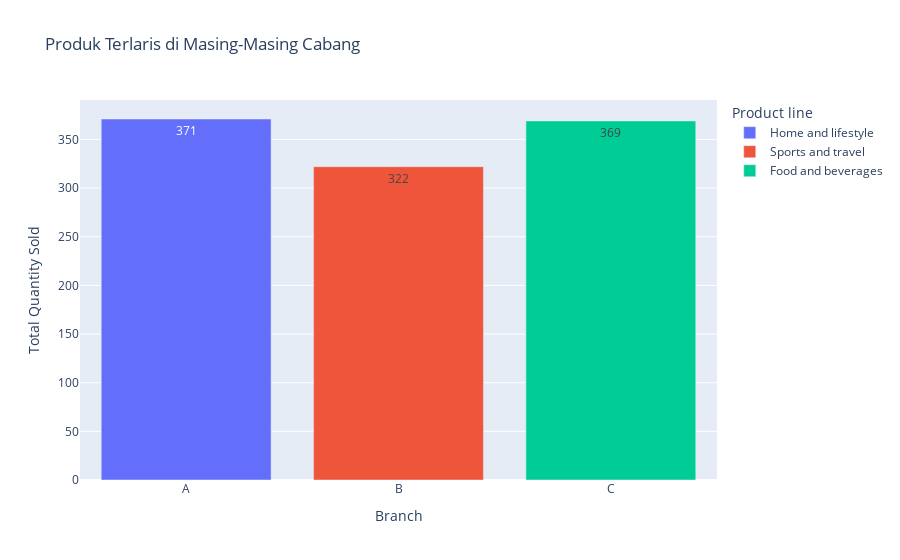

Notebook source saved alongside this figure:
### Markdown cell above
## 5.2 Kategori produk apakah yang paling laris di masing-masing cabang?

### Code cell
# Kelompokkan berdasarkan cabang dan produknya, lalu hitung total quantity
product_sales_per_branch = data.groupby(['Branch', 'Product line'])['Quantity'].sum().reset_index()

# Untuk setiap cabang, ambil produk dengan penjualan tertinggi (Quantity terbesar)
most_sold_product_per_branch = product_sales_per_branch.loc[product_sales_per_branch.groupby('Branch')['Quantity'].idxmax()]

# Tampilkan produk yang paling laris di masing-masing cabang
print(most_sold_product_per_branch)

# Membuat bar chart untuk menampilkan produk yang paling laris di masing-masing cabang
fig = px.bar(most_sold_product_per_branch, 
             x='Branch', 
             y='Quantity', 
             color='Product line', 
             title='Produk Terlaris di Masing-Masing Cabang',
             labels={'Quantity': 'Total Quantity Sold', 'Branch': 'Branch'},
             text='Quantity')

# Menampilkan bar chart
fig.show()

### Figure 1 — Plotly figure (JSON) as saved in the notebook; plotly's stock layout.template omitted (floating-point values rounded to 4 significant figures)
{"data": [{"alignmentgroup": "True", "hovertemplate": "Product line=Home and lifestyle<br>Branch=%{x}<br>Total Quantity Sold=%{text}<extra></extra>", "legendgroup": "Home and lifestyle", "marker": {"color": "#636efa", "pattern": {"shape": ""}}, "name": "Home and lifestyle", "offsetgroup": "Home and lifestyle", "orientation": "v", "showlegend": true, "text": [371], "textposition": "auto", "type": "bar", "x": ["A"], "xaxis": "x", "y": [371], "yaxis": "y"}, {"alignmentgroup": "True", "hovertemplate": "Product line=Sports and travel<br>Branch=%{x}<br>Total Quantity Sold=%{text}<extra></extra>", "legendgroup": "Sports and travel", "marker": {"color": "#EF553B", "pattern": {"shape": ""}}, "name": "Sports and travel", "offsetgroup": "Sports and travel", "orientation": "v", "showlegend": true, "text": [322], "textposition": "auto", "type": "bar", "x": ["B"], "xaxis": "x", "y": [322], "yaxis": "y"}, {"alignmentgroup": "True", "hovertemplate": "Product line=Food and beverages<br>Branch=%{x}<br>Total Quantity Sold=%{text}<extra></extra>", "legendgroup": "Food and beverages", "marker": {"color": "#00cc96", "pattern": {"shape": ""}}, "name": "Food and beverages", "offsetgroup": "Food and beverages", "orientation": "v", "showlegend": true, "text": [369], "textposition": "auto", "type": "bar", "x": ["C"], "xaxis": "x", "y": [369], "yaxis": "y"}], "layout": {"barmode": "relative", "legend": {"title": {"text": "Product line"}, "tracegroupgap": 0}, "title": {"text": "Produk Terlaris di Masing-Masing Cabang"}, "xaxis": {"anchor": "y", "domain": [0, 1], "title": {"text": "Branch"}}, "yaxis": {"anchor": "x", "domain": [0, 1], "title": {"text": "Total Quantity Sold"}}}}
